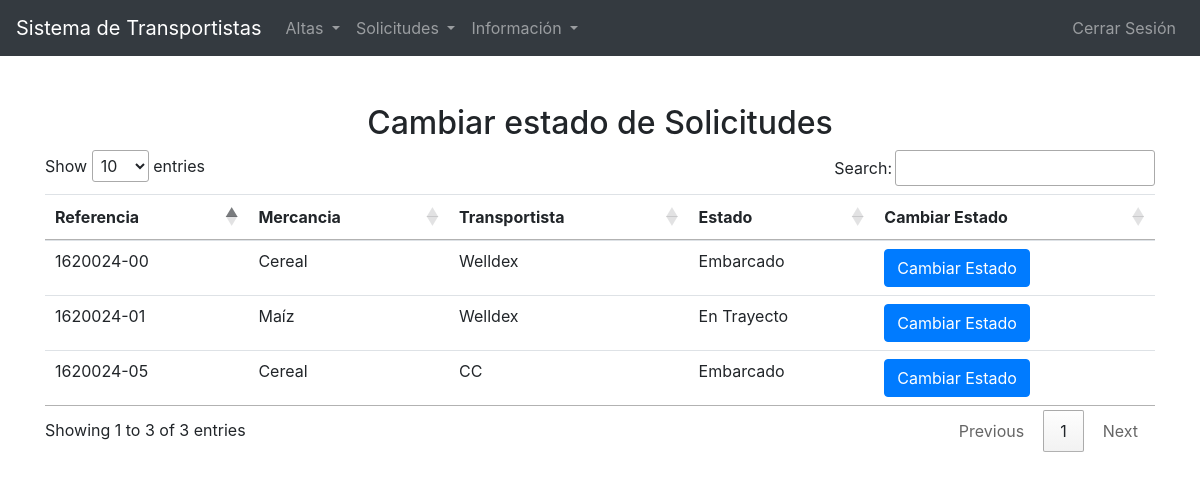
The app's page /Transportes/cambiarEstado.php (signed in) with its own data.
### tables this page shows
CREATE TABLE `solicitud` (
  `ID_Solicitud` int(11) NOT NULL,
  `Referencia` varchar(10) DEFAULT NULL,
  `ID_Transp` int(11) NOT NULL,
  `ID_Estado` int(11) NOT NULL
);

CREATE TABLE `mercancia` (
  `ID_Merc` int(11) NOT NULL,
  `Nombre_Merc` varchar(100) NOT NULL,
  `Marca_Merc` varchar(100) NOT NULL,
  `Peso_Merc` decimal(10,2) NOT NULL,
  `Volumen_Merc` decimal(10,2) NOT NULL,
  `Dimensiones_Merc` varchar(10) NOT NULL,
  `ID_TipoM` int(11) DEFAULT NULL
);

CREATE TABLE `transportista` (
  `ID_Transp` int(11) NOT NULL,
  `Empresa_Transp` varchar(100) NOT NULL,
  `Telefono_Transp` char(10) NOT NULL,
  `Correo_Transp` varchar(100) NOT NULL,
  `Estado_Transp` varchar(100) NOT NULL,
  `Ubicacion_Transp` varchar(100) NOT NULL
);

CREATE TABLE `estado` (
  `ID_Estado` int(11) NOT NULL,
  `Nombre_Estado` varchar(100) NOT NULL
);

### Transportes/cambiarEstado.php (the view, shortened to what this page needs)
<?php
include('bd.php');
$sql = "SELECT S.ID_Solicitud, S.Referencia, M.Nombre_Merc AS Nombre_Mercancia, T.Empresa_Transp AS Transportista, E.Nombre_Estado AS Estado
        FROM Solicitud S
        JOIN Operacion O ON S.Referencia = O.Referencia
        JOIN Mercancia M ON O.ID_Merc = M.ID_Merc
        JOIN Transportista T ON S.ID_Transp = T.ID_Transp
        JOIN Estado E ON S.ID_Estado = E.ID_Estado
        WHERE S.ID_Estado >= 3 AND S.ID_Estado < 9;";
$result = $conn->query($sql);
$solicitudes = [];
if ($result->num_rows > 0) {
    while($row = $result->fetch_assoc()) {
        $solicitudes[] = $row;
    }
}
?>
<!DOCTYPE html>
<html lang="es">
<head>
    <link href="https://stackpath.bootstrapcdn.com/bootstrap/4.5.2/css/bootstrap.min.css" rel="stylesheet">
    <link rel="stylesheet" href="https://cdn.datatables.net/1.10.21/css/jquery.dataTables.min.css">
</head>
<body>
<nav class="navbar navbar-expand-lg navbar-dark bg-dark">
    <a class="navbar-brand" href="welcome.php">Sistema de Transportistas</a>
    <div class="collapse navbar-collapse" id="navbarNavDropdown">
        <ul class="navbar-nav mr-auto">
            <li class="nav-item dropdown">
                <a class="nav-link dropdown-toggle" href="#" id="altasDropdown" role="button" data-toggle="dropdown" aria-haspopup="true" aria-expanded="false">
                    Altas
                </a>
            </li>
            <li class="nav-item dropdown">
                <a class="nav-link dropdown-toggle" href="#" id="solicitudesDropdown" role="button" data-toggle="dropdown" aria-haspopup="true" aria-expanded="false">
                    Solicitudes
                </a>
            </li>
            <li class="nav-item dropdown">
                <a class="nav-link dropdown-toggle" href="#" id="informacionDropdown" role="button" data-toggle="dropdown" aria-haspopup="true" aria-expanded="false">
                    Información
                </a>
            </li>
        </ul>
        <ul class="navbar-nav ml-auto">
            <li class="nav-item">
                <a class="nav-link" href="logout.php">Cerrar Sesión</a>
            </li>
        </ul>
    </div>
</nav>
    <div class="container mt-5">
        <h2 class="text-center">Cambiar estado de Solicitudes</h2>
        <table id="solicitudesTable" class="table">
            <thead>
                <tr>
                    <th>Referencia</th>
                    <th>Mercancia</th>
                    <th>Transportista</th>
                    <th>Estado</th>
                    <th>Cambiar Estado</th>
                </tr>
            </thead>
            <tbody>
                <?php foreach ($solicitudes as $solicitud): ?>
                    <tr>
                        <td><?php echo $solicitud['Referencia']; ?></td>
                        <td><?php echo $solicitud['Nombre_Mercancia']; ?></td>
                        <td><?php echo $solicitud['Transportista']; ?></td>
                        <td><?php echo $solicitud['Estado']; ?></td>
                        <td>
                            <button class="btn btn-primary" onclick="cambiarEstado(<?php echo $solicitud['ID_Solicitud']; ?>)">Cambiar Estado</button>
                        </td>
                    </tr>
                <?php endforeach; ?>
            </tbody>
        </table>
    </div>
</body>
</html>

### records on screen
solicitud: Referencia "1620024-00", mercancia.Nombre_Merc "Cereal", ID_Transp.Empresa_Transp "Welldex", ID_Estado.Nombre_Estado "Embarcado"
solicitud: Referencia "1620024-05", mercancia.Nombre_Merc "Cereal", ID_Transp.Empresa_Transp "CC", ID_Estado.Nombre_Estado "Embarcado"
solicitud: Referencia "1620024-01", mercancia.Nombre_Merc "Maíz", ID_Transp.Empresa_Transp "Welldex", ID_Estado.Nombre_Estado "En Trayecto"
